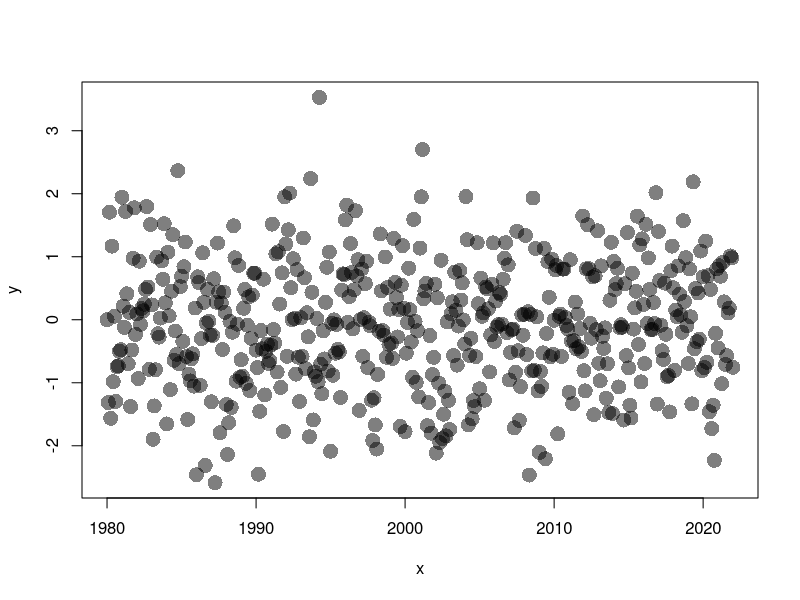
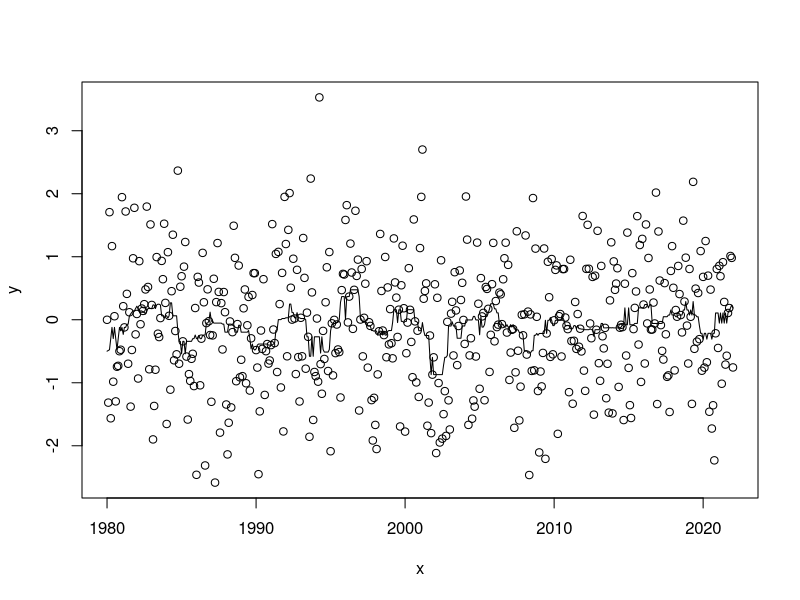

R code for these plots, in order:
# RUNNING AVERAGES OVER A TIME SERIES

# SET UP AN EXTENDED DATA FRAME WITH INTERMEDIATE CALCULATIONS
# THAT SPECIFY THE TIMES TO INCLUDE IN THE RUNNING AVERAGE(S)
augment <- function ( X , back , fwd = back) {
	INFO <- data.frame ( X , xmin = X [ , 1 ] - back , xmax = X [ , 1 ] + fwd )
	FUN <- function ( i ) {
		MIN <- INFO [ i , "xmin" ]
		MAX <- INFO [ i , "xmax" ]
		range ( which (
			INFO [ , 1 ] >= MIN &
			INFO [ , 1 ] <= MAX ) ) }
	n <- nrow ( INFO )
	i <- seq_len ( n )
	RANGE <- vapply ( i , FUN , double(2) )
	data.frame ( INFO ,
		xfrom = RANGE [ 1 , ] ,
		xto   = RANGE [ 2 , ] ) }

# EXTRACT THE PORTION OF THE AUGMENTED DATA FRAME THAT CONTAINS THE DATA
# TO USE FOR THE AVERAGES
rextract <- function ( X , i ) X [ , 1:2 ] [ seq (
	from = X [ i , "xfrom" ] ,
	to = X [ i , "xto" ] ) , ]

# COMPUTE RUNNING "AVERAGES" BASED ON THE DATA IN THE VICINITY OF
# GIVEN POINTS
running <- function (
		INFO ,
		FUNS = list () ) {
	n <- nrow ( INFO )
	inner <- function ( k ) vapply (
		X = seq_len ( n ) ,
		FUN.VALUE = double ( 1 ) ,
		USE.NAMES = FALSE ,
		FUN = function ( row )
			FUNS [[ k ]] ( rextract ( INFO , row ) ) )
	vapply (
		X = seq_along ( FUNS ) ,
		FUN = inner ,
		FUN.VALUE = double ( n ) ,
		USE.NAMES = FALSE ) }


		DATES <- seq (
			from = as.Date ( "1980-01-01" ) ,
			to = as.Date ( "2022-01-01" ) ,
			by = "month" )
		
		DF <- data.frame ( x = DATES , y = rnorm ( length ( DATES ) ) )
		plot(DF, col="#00000080", pch = 16, cex = 2)

		X <- augment ( DF , back = 366 )
head ( X )
		rextract ( X , 1 )
		median. <- function ( X ) median ( X [ , 2 ] )
		running ( X , list ( median. ) )
		plot( X [, 1:2] )
		lines ( X [ , 1 ] , running ( X , list ( median. ) ) )

